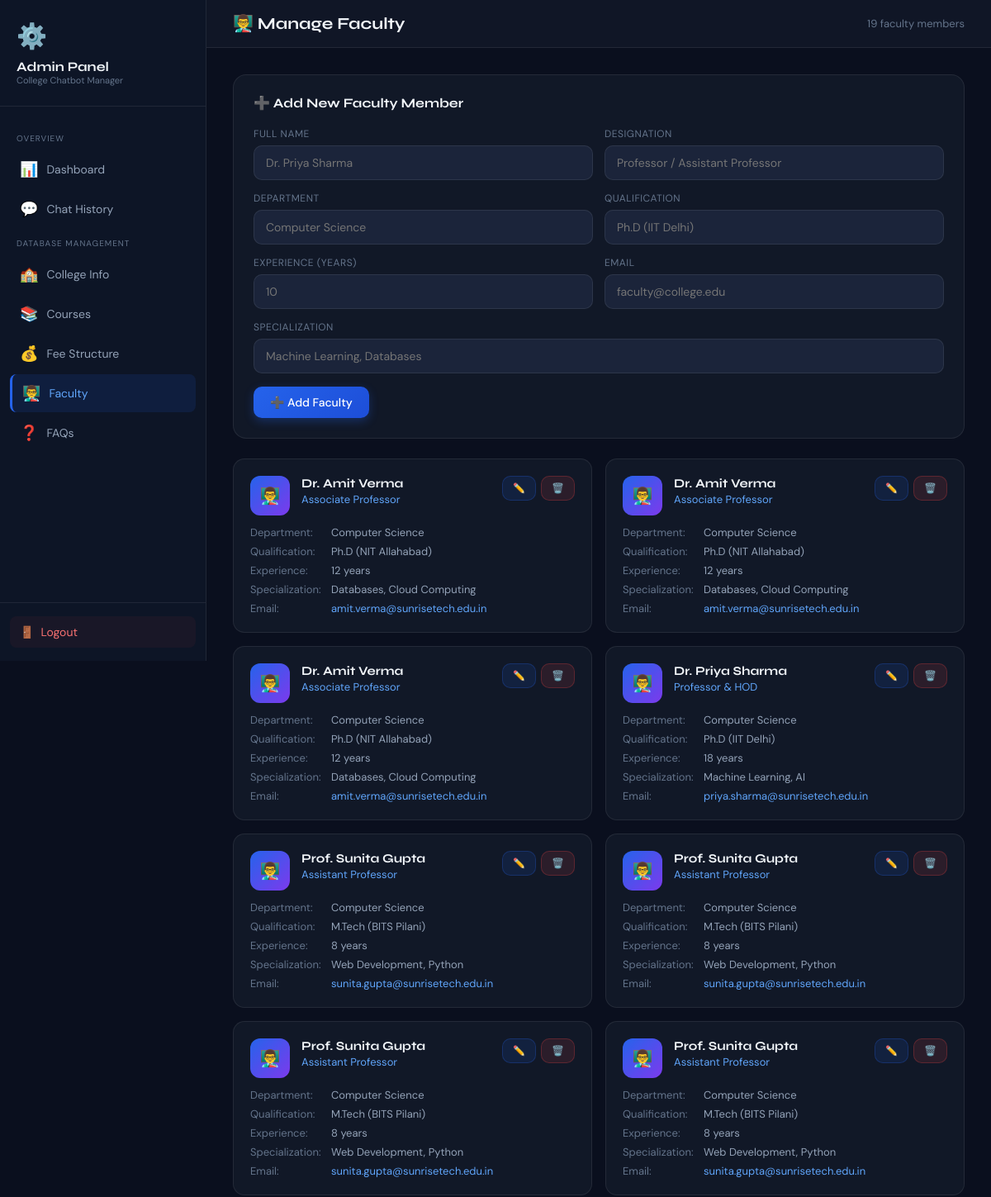
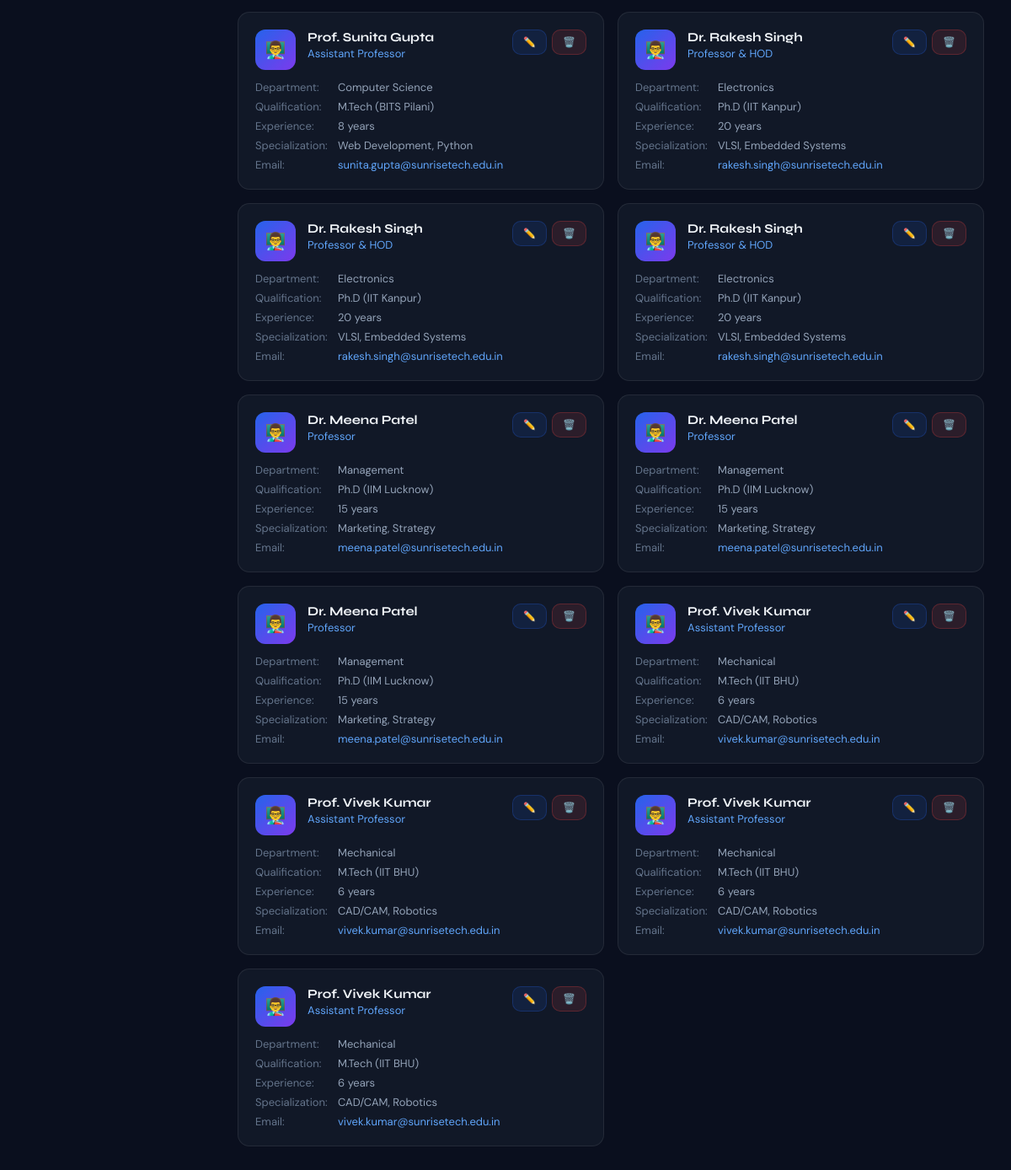
The app's page /admin/faculty (signed in) with its own data (2 pictures, top to bottom).
### tables this page shows
CREATE TABLE faculty (
            id INTEGER PRIMARY KEY AUTOINCREMENT,
            name TEXT NOT NULL,
            designation TEXT,
            department TEXT,
            qualification TEXT,
            experience_years INTEGER,
            email TEXT,
            specialization TEXT,
            is_active INTEGER DEFAULT 1,
            last_updated TEXT DEFAULT CURRENT_TIMESTAMP
        );

### app.py (the view)
@app.route("/admin/faculty")
@admin_required
def admin_faculty():
    conn = get_db_connection()
    data = conn.execute("SELECT * FROM faculty ORDER BY department, name").fetchall()
    conn.close()
    return render_template("admin_faculty.html", data=data)

### app.py (called while the page is built)
def get_db_connection():
    conn = sqlite3.connect(DB_PATH)
    conn.row_factory = sqlite3.Row  # Access columns by name
    return conn

def admin_required(f):
    from functools import wraps
    @wraps(f)
    def decorated_function(*args, **kwargs):
        if not session.get("admin_logged_in"):
            flash("Please login first!", "warning")
            return redirect(url_for("admin_login"))
        return f(*args, **kwargs)
    return decorated_function

### templates/admin_faculty.html (shortened to what this page needs)
<!DOCTYPE html>
<html lang="en">
<head>
</head>
<body>
<aside class="admin-sidebar">
  <div class="sidebar-brand"><span class="brand-icon">⚙️</span><div class="brand-name">Admin Panel</div><div class="brand-sub">College Chatbot Manager</div></div>
  <nav class="sidebar-nav">
    <p class="nav-section-label">Overview</p>
    <a href="/admin/dashboard" class="nav-item"><span class="nav-icon">📊</span> Dashboard</a>
    <a href="/admin/chat-history" class="nav-item"><span class="nav-icon">💬</span> Chat History</a>
    <p class="nav-section-label">Database Management</p>
    <a href="/admin/college-info" class="nav-item"><span class="nav-icon">🏫</span> College Info</a>
    <a href="/admin/courses" class="nav-item"><span class="nav-icon">📚</span> Courses</a>
    <a href="/admin/fees" class="nav-item"><span class="nav-icon">💰</span> Fee Structure</a>
    <a href="/admin/faculty" class="nav-item active"><span class="nav-icon">👨‍🏫</span> Faculty</a>
    <a href="/admin/faqs" class="nav-item"><span class="nav-icon">❓</span> FAQs</a>
  </nav>
  <div class="sidebar-bottom"><a href="/admin/logout" class="logout-btn"><span>🚪</span> Logout</a></div>
</aside>
<main class="main-content">
  <div class="top-bar">
    <h1 class="page-title">👨‍🏫 Manage Faculty</h1>
    <span style="color:#64748b; font-size:13px;">{{ data|length }} faculty members</span>
  </div>
  <div class="content-area">
    <div class="add-card">
      <h2 class="card-heading">➕ Add New Faculty Member</h2>
      <div class="form-grid">
        <div class="form-group"><label>Full Name</label><input type="text" id="nName" placeholder="Dr. Priya Sharma"></div>
        <div class="form-group"><label>Designation</label><input type="text" id="nDesig" placeholder="Professor / Assistant Professor"></div>
        <div class="form-group"><label>Department</label><input type="text" id="nDept" placeholder="Computer Science"></div>
        <div class="form-group"><label>Qualification</label><input type="text" id="nQual" placeholder="Ph.D (IIT Delhi)"></div>
        <div class="form-group"><label>Experience (Years)</label><input type="number" id="nExp" placeholder="10"></div>
        <div class="form-group"><label>Email</label><input type="email" id="nEmail" placeholder="faculty@college.edu"></div>
        <div class="form-group full"><label>Specialization</label><input type="text" id="nSpec" placeholder="Machine Learning, Databases"></div>
      </div>
      <button class="btn btn-primary" onclick="addFaculty()">➕ Add Faculty</button>
    </div>
    <div class="faculty-grid">
      {% for f in data %}
      <div class="faculty-card" id="faculty-{{ f['id'] }}">
        <div class="faculty-top">
          <div class="faculty-avatar">👨‍🏫</div>
          <div class="faculty-info">
            <div class="faculty-name">{{ f['name'] }}</div>
            <div class="faculty-desig">{{ f['designation'] or 'Faculty' }}</div>
          </div>
          <div class="faculty-actions">
            <button class="btn btn-edit btn-sm" onclick="openEdit({{ f['id'] }})">✏️</button>
            <button class="btn btn-danger btn-sm" onclick="deleteFaculty({{ f['id'] }})">🗑️</button>
          </div>
        </div>
        <div class="faculty-details">
          {% if f['department'] %}<div class="detail-row"><span class="detail-label">Department:</span><span>{{ f['department'] }}</span></div>{% endif %}
          {% if f['qualification'] %}<div class="detail-row"><span class="detail-label">Qualification:</span><span>{{ f['qualification'] }}</span></div>{% endif %}
          {% if f['experience_years'] %}<div class="detail-row"><span class="detail-label">Experience:</span><span>{{ f['experience_years'] }} years</span></div>{% endif %}
          {% if f['specialization'] %}<div class="detail-row"><span class="detail-label">Specialization:</span><span>{{ f['specialization'] }}</span></div>{% endif %}
          {% if f['email'] %}<div class="detail-row"><span class="detail-label">Email:</span><span style="color:#60a5fa;">{{ f['email'] }}</span></div>{% endif %}
        </div>
      </div>
      {% endfor %}
    </div>
  </div>
</main>
</body>
</html>

### records on screen
faculty: name "Dr. Amit Verma", designation "Associate Professor", department "Computer Science", qualification "Ph.D (NIT Allahabad)", experience_years "12", specialization "Databases, Cloud Computing", email "amit.verma@sunrisetech.edu.in"
faculty: name "Dr. Amit Verma", designation "Associate Professor", department "Computer Science", qualification "Ph.D (NIT Allahabad)", experience_years "12", specialization "Databases, Cloud Computing", email "amit.verma@sunrisetech.edu.in"
faculty: name "Dr. Amit Verma", designation "Associate Professor", department "Computer Science", qualification "Ph.D (NIT Allahabad)", experience_years "12", specialization "Databases, Cloud Computing", email "amit.verma@sunrisetech.edu.in"
faculty: name "Dr. Priya Sharma", designation "Professor & HOD", department "Computer Science", qualification "Ph.D (IIT Delhi)", experience_years "18", specialization "Machine Learning, AI", email "priya.sharma@sunrisetech.edu.in"
faculty: name "Prof. Sunita Gupta", designation "Assistant Professor", department "Computer Science", qualification "M.Tech (BITS Pilani)", experience_years "8", specialization "Web Development, Python", email "sunita.gupta@sunrisetech.edu.in"
faculty: name "Prof. Sunita Gupta", designation "Assistant Professor", department "Computer Science", qualification "M.Tech (BITS Pilani)", experience_years "8", specialization "Web Development, Python", email "sunita.gupta@sunrisetech.edu.in"
faculty: name "Prof. Sunita Gupta", designation "Assistant Professor", department "Computer Science", qualification "M.Tech (BITS Pilani)", experience_years "8", specialization "Web Development, Python", email "sunita.gupta@sunrisetech.edu.in"
faculty: name "Prof. Sunita Gupta", designation "Assistant Professor", department "Computer Science", qualification "M.Tech (BITS Pilani)", experience_years "8", specialization "Web Development, Python", email "sunita.gupta@sunrisetech.edu.in"
faculty: name "Prof. Sunita Gupta", designation "Assistant Professor", department "Computer Science", qualification "M.Tech (BITS Pilani)", experience_years "8", specialization "Web Development, Python", email "sunita.gupta@sunrisetech.edu.in"
faculty: name "Dr. Rakesh Singh", designation "Professor & HOD", department "Electronics", qualification "Ph.D (IIT Kanpur)", experience_years "20", specialization "VLSI, Embedded Systems", email "rakesh.singh@sunrisetech.edu.in"
faculty: name "Dr. Rakesh Singh", designation "Professor & HOD", department "Electronics", qualification "Ph.D (IIT Kanpur)", experience_years "20", specialization "VLSI, Embedded Systems", email "rakesh.singh@sunrisetech.edu.in"
faculty: name "Dr. Rakesh Singh", designation "Professor & HOD", department "Electronics", qualification "Ph.D (IIT Kanpur)", experience_years "20", specialization "VLSI, Embedded Systems", email "rakesh.singh@sunrisetech.edu.in"
faculty: name "Dr. Meena Patel", designation "Professor", department "Management", qualification "Ph.D (IIM Lucknow)", experience_years "15", specialization "Marketing, Strategy", email "meena.patel@sunrisetech.edu.in"
faculty: name "Dr. Meena Patel", designation "Professor", department "Management", qualification "Ph.D (IIM Lucknow)", experience_years "15", specialization "Marketing, Strategy", email "meena.patel@sunrisetech.edu.in"
faculty: name "Dr. Meena Patel", designation "Professor", department "Management", qualification "Ph.D (IIM Lucknow)", experience_years "15", specialization "Marketing, Strategy", email "meena.patel@sunrisetech.edu.in"
faculty: name "Prof. Vivek Kumar", designation "Assistant Professor", department "Mechanical", qualification "M.Tech (IIT BHU)", experience_years "6", specialization "CAD/CAM, Robotics", email "vivek.kumar@sunrisetech.edu.in"
faculty: name "Prof. Vivek Kumar", designation "Assistant Professor", department "Mechanical", qualification "M.Tech (IIT BHU)", experience_years "6", specialization "CAD/CAM, Robotics", email "vivek.kumar@sunrisetech.edu.in"
faculty: name "Prof. Vivek Kumar", designation "Assistant Professor", department "Mechanical", qualification "M.Tech (IIT BHU)", experience_years "6", specialization "CAD/CAM, Robotics", email "vivek.kumar@sunrisetech.edu.in"
faculty: name "Prof. Vivek Kumar", designation "Assistant Professor", department "Mechanical", qualification "M.Tech (IIT BHU)", experience_years "6", specialization "CAD/CAM, Robotics", email "vivek.kumar@sunrisetech.edu.in"

### other values on screen
{{ data|length }} "19"
